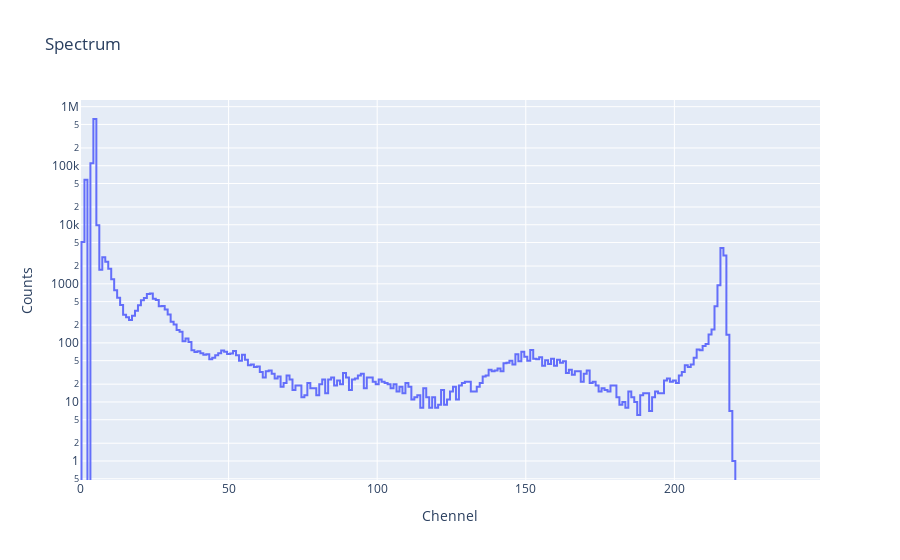

The cell this chart's notebook holds for it:
### Code cell
FROM_CHANNEL = 0
TO_CHANNEL = 250

spectrum = rc.loc[(rc[2]/60) >= fr.value].loc[(rc[2]/60) <= to.value].iloc[:,FROM_CHANNEL:TO_CHANNEL].sum()

data = [go.Scatter(x=spectrum.index, y=spectrum, line=dict(shape='hvh'))]

layout = go.Layout(title='Spectrum', yaxis=dict(title='Counts', type='log'), xaxis=dict(title='Chennel'))
#layout = go.Layout(title='Spectrum', yaxis=dict(title='Counts'), xaxis=dict(title='Chennel'))

fig = go.Figure(data=data, layout=layout)
fig.show()

### Figure 1 — Plotly figure (JSON) as saved in the notebook; plotly's stock layout.template omitted (floating-point values rounded to 4 significant figures; data arrays with more than 128 entries replaced by an {"elided": "..."} marker saying what was removed)
{"data": [{"line": {"shape": "hvh"}, "type": "scatter", "x": {"elided": "250 int values"}, "y": {"elided": "250 int values"}}], "layout": {"autosize": true, "title": {"text": "Spectrum"}, "xaxis": {"autorange": false, "range": [0, 249], "title": {"text": "Chennel"}, "type": "linear"}, "yaxis": {"autorange": true, "range": [-0.3217, 6.113], "title": {"text": "Counts"}, "type": "log"}}}
